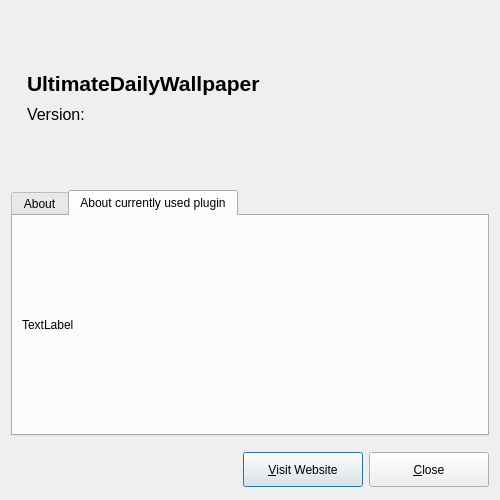
<?xml version="1.0" encoding="UTF-8"?>
<ui version="4.0">
 <class>About</class>
 <widget class="QDialog" name="About">
  <property name="windowModality">
   <enum>Qt::WindowModal</enum>
  </property>
  <property name="geometry">
   <rect>
    <x>0</x>
    <y>0</y>
    <width>500</width>
    <height>500</height>
   </rect>
  </property>
  <property name="minimumSize">
   <size>
    <width>430</width>
    <height>440</height>
   </size>
  </property>
  <property name="contextMenuPolicy">
   <enum>Qt::NoContextMenu</enum>
  </property>
  <property name="windowTitle">
   <string>About</string>
  </property>
  <layout class="QGridLayout" name="gridLayout">
   <item row="0" column="0">
    <layout class="QVBoxLayout" name="verticalLayout">
     <item>
      <layout class="QHBoxLayout" name="horizontalLayout_2">
       <property name="spacing">
        <number>9</number>
       </property>
       <property name="sizeConstraint">
        <enum>QLayout::SetMinimumSize</enum>
       </property>
       <property name="bottomMargin">
        <number>0</number>
       </property>
       <item>
        <widget class="QLabel" name="label">
         <property name="minimumSize">
          <size>
           <width>0</width>
           <height>0</height>
          </size>
         </property>
         <property name="text">
          <string/>
         </property>
         <property name="pixmap">
          <pixmap resource="udw_ressource.qrc">:/icons/ultimatedesktopwallpaper_icon.png</pixmap>
         </property>
         <property name="alignment">
          <set>Qt::AlignCenter</set>
         </property>
        </widget>
       </item>
       <item>
        <layout class="QVBoxLayout" name="verticalLayout_2">
         <item>
          <spacer name="verticalSpacer_3">
           <property name="orientation">
            <enum>Qt::Vertical</enum>
           </property>
           <property name="sizeType">
            <enum>QSizePolicy::Minimum</enum>
           </property>
           <property name="sizeHint" stdset="0">
            <size>
             <width>20</width>
             <height>60</height>
            </size>
           </property>
          </spacer>
         </item>
         <item>
          <widget class="QLabel" name="label_2">
           <property name="text">
            <string>&lt;html&gt;&lt;head/&gt;&lt;body&gt;&lt;p&gt;&lt;span style=&quot; font-size:16pt; font-weight:700;&quot;&gt;UltimateDailyWallpaper&lt;/span&gt;&lt;/p&gt;&lt;/body&gt;&lt;/html&gt;</string>
           </property>
          </widget>
         </item>
         <item>
          <widget class="QLabel" name="label_3">
           <property name="text">
            <string>&lt;html&gt;&lt;head/&gt;&lt;body&gt;&lt;p&gt;&lt;span style=&quot; font-size:12pt;&quot;&gt;Version: &lt;/span&gt;&lt;/p&gt;&lt;/body&gt;&lt;/html&gt;</string>
           </property>
          </widget>
         </item>
         <item>
          <spacer name="verticalSpacer_2">
           <property name="orientation">
            <enum>Qt::Vertical</enum>
           </property>
           <property name="sizeType">
            <enum>QSizePolicy::Minimum</enum>
           </property>
           <property name="sizeHint" stdset="0">
            <size>
             <width>20</width>
             <height>60</height>
            </size>
           </property>
          </spacer>
         </item>
        </layout>
       </item>
       <item>
        <spacer name="horizontalSpacer_3">
         <property name="orientation">
          <enum>Qt::Horizontal</enum>
         </property>
         <property name="sizeHint" stdset="0">
          <size>
           <width>40</width>
           <height>20</height>
          </size>
         </property>
        </spacer>
       </item>
      </layout>
     </item>
     <item>
      <widget class="QTabWidget" name="tabWidget">
       <property name="currentIndex">
        <number>1</number>
       </property>
       <widget class="QWidget" name="tab">
        <attribute name="title">
         <string>About</string>
        </attribute>
        <layout class="QVBoxLayout" name="verticalLayout_4">
         <item>
          <layout class="QVBoxLayout" name="verticalLayout_3">
           <item>
            <spacer name="verticalSpacer">
             <property name="orientation">
              <enum>Qt::Vertical</enum>
             </property>
             <property name="sizeHint" stdset="0">
              <size>
               <width>20</width>
               <height>40</height>
              </size>
             </property>
            </spacer>
           </item>
           <item>
            <widget class="QLabel" name="label_4">
             <property name="sizePolicy">
              <sizepolicy hsizetype="Preferred" vsizetype="Preferred">
               <horstretch>1</horstretch>
               <verstretch>1</verstretch>
              </sizepolicy>
             </property>
             <property name="minimumSize">
              <size>
               <width>0</width>
               <height>0</height>
              </size>
             </property>
             <property name="sizeIncrement">
              <size>
               <width>9</width>
               <height>9</height>
              </size>
             </property>
             <property name="baseSize">
              <size>
               <width>9</width>
               <height>9</height>
              </size>
             </property>
             <property name="text">
              <string>A wallpaper changer.</string>
             </property>
            </widget>
           </item>
           <item>
            <widget class="QLabel" name="label_5">
             <property name="sizePolicy">
              <sizepolicy hsizetype="Preferred" vsizetype="Preferred">
               <horstretch>1</horstretch>
               <verstretch>1</verstretch>
              </sizepolicy>
             </property>
             <property name="text">
              <string>Copyright 2022-CURRENT YEAR Patrice Coni</string>
             </property>
            </widget>
           </item>
           <item>
            <widget class="QLabel" name="label_6">
             <property name="sizePolicy">
              <sizepolicy hsizetype="Preferred" vsizetype="Preferred">
               <horstretch>1</horstretch>
               <verstretch>1</verstretch>
              </sizepolicy>
             </property>
             <property name="text">
              <string>License: GPL-3.0+</string>
             </property>
            </widget>
           </item>
           <item>
            <spacer name="verticalSpacer_4">
             <property name="orientation">
              <enum>Qt::Vertical</enum>
             </property>
             <property name="sizeHint" stdset="0">
              <size>
               <width>20</width>
               <height>40</height>
              </size>
             </property>
            </spacer>
           </item>
          </layout>
         </item>
        </layout>
       </widget>
       <widget class="QWidget" name="tab_2">
        <property name="contextMenuPolicy">
         <enum>Qt::NoContextMenu</enum>
        </property>
        <attribute name="title">
         <string>About currently used plugin</string>
        </attribute>
        <layout class="QGridLayout" name="gridLayout_2">
         <item row="0" column="0">
          <layout class="QVBoxLayout" name="verticalLayout_5">
           <item>
            <spacer name="verticalSpacer_5">
             <property name="orientation">
              <enum>Qt::Vertical</enum>
             </property>
             <property name="sizeHint" stdset="0">
              <size>
               <width>20</width>
               <height>40</height>
              </size>
             </property>
            </spacer>
           </item>
           <item>
            <widget class="QLabel" name="label_7">
             <property name="sizePolicy">
              <sizepolicy hsizetype="Preferred" vsizetype="Preferred">
               <horstretch>1</horstretch>
               <verstretch>1</verstretch>
              </sizepolicy>
             </property>
             <property name="text">
              <string>TextLabel</string>
             </property>
            </widget>
           </item>
           <item>
            <spacer name="verticalSpacer_6">
             <property name="orientation">
              <enum>Qt::Vertical</enum>
             </property>
             <property name="sizeHint" stdset="0">
              <size>
               <width>20</width>
               <height>40</height>
              </size>
             </property>
            </spacer>
           </item>
          </layout>
         </item>
        </layout>
       </widget>
      </widget>
     </item>
     <item>
      <layout class="QHBoxLayout" name="horizontalLayout">
       <property name="topMargin">
        <number>10</number>
       </property>
       <property name="bottomMargin">
        <number>2</number>
       </property>
       <item>
        <spacer name="horizontalSpacer">
         <property name="orientation">
          <enum>Qt::Horizontal</enum>
         </property>
         <property name="sizeHint" stdset="0">
          <size>
           <width>40</width>
           <height>20</height>
          </size>
         </property>
        </spacer>
       </item>
       <item>
        <widget class="QPushButton" name="pushButton_3">
         <property name="sizePolicy">
          <sizepolicy hsizetype="Minimum" vsizetype="Minimum">
           <horstretch>0</horstretch>
           <verstretch>0</verstretch>
          </sizepolicy>
         </property>
         <property name="minimumSize">
          <size>
           <width>120</width>
           <height>35</height>
          </size>
         </property>
         <property name="text">
          <string>&amp;Visit Website</string>
         </property>
        </widget>
       </item>
       <item>
        <widget class="QPushButton" name="pushButton">
         <property name="sizePolicy">
          <sizepolicy hsizetype="Minimum" vsizetype="Minimum">
           <horstretch>0</horstretch>
           <verstretch>0</verstretch>
          </sizepolicy>
         </property>
         <property name="minimumSize">
          <size>
           <width>120</width>
           <height>30</height>
          </size>
         </property>
         <property name="text">
          <string>&amp;Close</string>
         </property>
        </widget>
       </item>
      </layout>
     </item>
    </layout>
   </item>
  </layout>
 </widget>
 <resources>
  <include location="udw_ressource.qrc"/>
 </resources>
 <connections/>
</ui>
